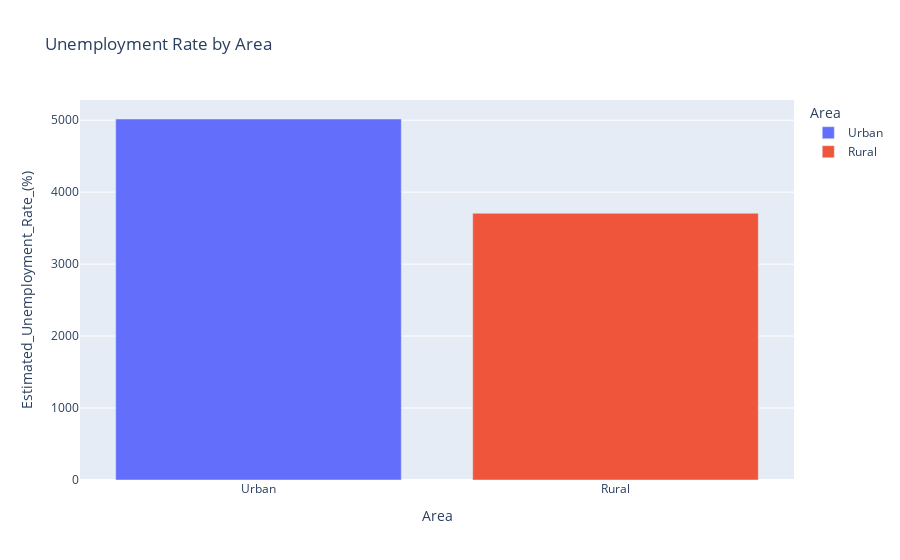

The notebook cell saved with this chart:
### Code cell
data2 = df[['Area', 'Estimated_Unemployment_Rate_(%)']].groupby('Area').sum().sort_values(by='Estimated_Unemployment_Rate_(%)', ascending=False)
plot_area = px.bar(data2, x=data2.index, y="Estimated_Unemployment_Rate_(%)", title='Unemployment Rate by Area', color=data2.index)
plot_area.show()

### Figure 1 — Plotly figure (JSON) as saved in the notebook; plotly's stock layout.template omitted (floating-point values rounded to 4 significant figures)
{"data": [{"alignmentgroup": "True", "hovertemplate": "Area=%{x}<br>Estimated_Unemployment_Rate_(%)=%{y}<extra></extra>", "legendgroup": "Urban", "marker": {"color": "#636efa", "pattern": {"shape": ""}}, "name": "Urban", "offsetgroup": "Urban", "orientation": "v", "showlegend": true, "textposition": "auto", "type": "bar", "x": ["Urban"], "xaxis": "x", "y": [5016.0], "yaxis": "y"}, {"alignmentgroup": "True", "hovertemplate": "Area=%{x}<br>Estimated_Unemployment_Rate_(%)=%{y}<extra></extra>", "legendgroup": "Rural", "marker": {"color": "#EF553B", "pattern": {"shape": ""}}, "name": "Rural", "offsetgroup": "Rural", "orientation": "v", "showlegend": true, "textposition": "auto", "type": "bar", "x": ["Rural"], "xaxis": "x", "y": [3707.0], "yaxis": "y"}], "layout": {"barmode": "relative", "legend": {"title": {"text": "Area"}, "tracegroupgap": 0}, "title": {"text": "Unemployment Rate by Area"}, "xaxis": {"anchor": "y", "categoryarray": ["Urban", "Rural"], "categoryorder": "array", "domain": [0, 1], "title": {"text": "Area"}}, "yaxis": {"anchor": "x", "domain": [0, 1], "title": {"text": "Estimated_Unemployment_Rate_(%)"}}}}
